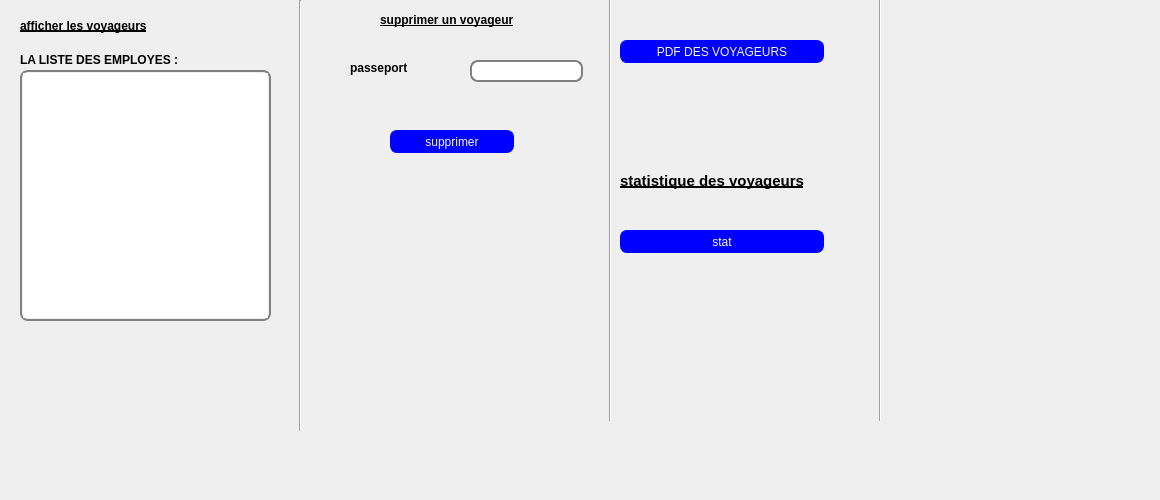
      <widget class="QWidget" name="tab_2">
       <attribute name="title">
        <string>Gestion Des Voyageur N°2</string>
       </attribute>
       <widget class="QLabel" name="label_105">
        <property name="geometry">
         <rect>
          <x>20</x>
          <y>50</y>
          <width>171</width>
          <height>20</height>
         </rect>
        </property>
        <property name="font">
         <font>
          <weight>75</weight>
          <bold>true</bold>
          <underline>false</underline>
         </font>
        </property>
        <property name="text">
         <string>LA LISTE DES EMPLOYES :</string>
        </property>
       </widget>
       <widget class="QTableView" name="tab_voyageur_3">
        <property name="geometry">
         <rect>
          <x>20</x>
          <y>70</y>
          <width>251</width>
          <height>251</height>
         </rect>
        </property>
        <property name="styleSheet">
         <string notr="true">QTableView {
padding: 1px;
border-style: solid;
border: 2px solid gray;
border-radius: 8px;
font: 75 12pt &quot;NSimSun&quot;;
}</string>
        </property>
       </widget>
       <widget class="QLabel" name="label_106">
        <property name="geometry">
         <rect>
          <x>20</x>
          <y>0</y>
          <width>251</width>
          <height>51</height>
         </rect>
        </property>
        <property name="font">
         <font>
          <weight>75</weight>
          <bold>true</bold>
          <underline>true</underline>
         </font>
        </property>
        <property name="text">
         <string>afficher les voyageurs</string>
        </property>
       </widget>
       <widget class="QLineEdit" name="passeportsupp_2">
        <property name="geometry">
         <rect>
          <x>470</x>
          <y>60</y>
          <width>113</width>
          <height>22</height>
         </rect>
        </property>
        <property name="styleSheet">
         <string notr="true">QLineEdit {
padding: 1px;
border-style: solid;
border: 2px solid gray;
border-radius: 8px;
font: 75 12pt &quot;NSimSun&quot;;
}</string>
        </property>
       </widget>
       <widget class="QLabel" name="label_107">
        <property name="geometry">
         <rect>
          <x>350</x>
          <y>60</y>
          <width>101</width>
          <height>16</height>
         </rect>
        </property>
        <property name="font">
         <font>
          <weight>75</weight>
          <bold>true</bold>
          <underline>false</underline>
         </font>
        </property>
        <property name="text">
         <string>passeport</string>
        </property>
       </widget>
       <widget class="QPushButton" name="pb_supprimer_voyageur_2">
        <property name="geometry">
         <rect>
          <x>390</x>
          <y>130</y>
          <width>124</width>
          <height>23</height>
         </rect>
        </property>
        <property name="styleSheet">
         <string notr="true">QPushButton {
color: rgb(245, 245, 245);
background-color: rgb(0, 0, 255);
border-width: 1px;
border-color: rgb(0, 0, 255);
border-style: solid;
border-radius: 7;
padding: 3px;
font-size: 75 ;
padding-left: 1px;
padding-right: 1px;
min-width: 120px;
max-width: 90px;
min-height: 15px;
max-height: 15px;
font: 75 12pt &quot;NSimSun&quot;;
}</string>
        </property>
        <property name="text">
         <string>supprimer</string>
        </property>
       </widget>
       <widget class="QLabel" name="label_108">
        <property name="geometry">
         <rect>
          <x>380</x>
          <y>10</y>
          <width>171</width>
          <height>20</height>
         </rect>
        </property>
        <property name="font">
         <font>
          <weight>75</weight>
          <bold>true</bold>
          <underline>true</underline>
         </font>
        </property>
        <property name="text">
         <string>supprimer un voyageur</string>
        </property>
       </widget>
       <widget class="Line" name="line_26">
        <property name="geometry">
         <rect>
          <x>290</x>
          <y>0</y>
          <width>20</width>
          <height>431</height>
         </rect>
        </property>
        <property name="orientation">
         <enum>Qt::Vertical</enum>
        </property>
       </widget>
       <widget class="Line" name="line_27">
        <property name="geometry">
         <rect>
          <x>600</x>
          <y>-10</y>
          <width>20</width>
          <height>431</height>
         </rect>
        </property>
        <property name="orientation">
         <enum>Qt::Vertical</enum>
        </property>
       </widget>
       <widget class="QPushButton" name="pb_pdfvoyageur_2">
        <property name="geometry">
         <rect>
          <x>620</x>
          <y>40</y>
          <width>204</width>
          <height>23</height>
         </rect>
        </property>
        <property name="styleSheet">
         <string notr="true">QPushButton {
color: rgb(245, 245, 245);
background-color: rgb(0, 0, 255);
border-width: 1px;
border-color: rgb(0, 0, 255);
border-style: solid;
border-radius: 7;
padding: 3px;
font-size: 75 ;
padding-left: 1px;
padding-right: 1px;
min-width: 200px;
max-width: 50px;
min-height: 15px;
max-height: 15px;
font: 75 12pt &quot;NSimSun&quot;;
}</string>
        </property>
        <property name="text">
         <string>PDF DES VOYAGEURS</string>
        </property>
       </widget>
       <widget class="Line" name="line_28">
        <property name="geometry">
         <rect>
          <x>870</x>
          <y>-10</y>
          <width>20</width>
          <height>431</height>
         </rect>
        </property>
        <property name="orientation">
         <enum>Qt::Vertical</enum>
        </property>
       </widget>
       <widget class="QPushButton" name="pb_statvoyageur_3">
        <property name="geometry">
         <rect>
          <x>620</x>
          <y>230</y>
          <width>204</width>
          <height>23</height>
         </rect>
        </property>
        <property name="styleSheet">
         <string notr="true">QPushButton {
color: rgb(245, 245, 245);
background-color: rgb(0, 0, 255);
border-width: 1px;
border-color: rgb(0, 0, 255);
border-style: solid;
border-radius: 7;
padding: 3px;
font-size: 75 ;
padding-left: 1px;
padding-right: 1px;
min-width: 200px;
max-width: 50px;
min-height: 15px;
max-height: 15px;
font: 75 12pt &quot;NSimSun&quot;;
}</string>
        </property>
        <property name="text">
         <string>stat</string>
        </property>
       </widget>
       <widget class="QLabel" name="label_59">
        <property name="geometry">
         <rect>
          <x>-50</x>
          <y>-50</y>
          <width>1151</width>
          <height>491</height>
         </rect>
        </property>
        <property name="text">
         <string/>
        </property>
        <property name="pixmap">
         <pixmap>../../Downloads/inter (2).jpg</pixmap>
        </property>
       </widget>
       <widget class="QLabel" name="label_33">
        <property name="geometry">
         <rect>
          <x>620</x>
          <y>170</y>
          <width>271</width>
          <height>21</height>
         </rect>
        </property>
        <property name="font">
         <font>
          <pointsize>11</pointsize>
          <weight>75</weight>
          <bold>true</bold>
          <underline>true</underline>
         </font>
        </property>
        <property name="text">
         <string>statistique des voyageurs</string>
        </property>
       </widget>
       <zorder>label_59</zorder>
       <zorder>label_105</zorder>
       <zorder>tab_voyageur_3</zorder>
       <zorder>label_106</zorder>
       <zorder>passeportsupp_2</zorder>
       <zorder>label_107</zorder>
       <zorder>pb_supprimer_voyageur_2</zorder>
       <zorder>label_108</zorder>
       <zorder>line_26</zorder>
       <zorder>line_27</zorder>
       <zorder>pb_pdfvoyageur_2</zorder>
       <zorder>line_28</zorder>
       <zorder>pb_statvoyageur_3</zorder>
       <zorder>label_33</zorder>
      </widget>
